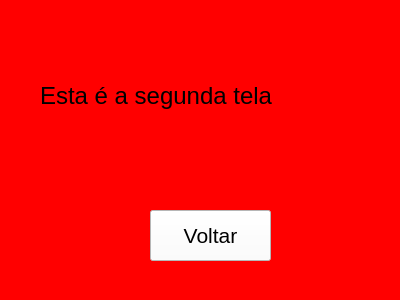
<?xml version="1.0" encoding="UTF-8"?>
<ui version="4.0">
 <class>Form</class>
 <widget class="QWidget" name="Form">
  <property name="geometry">
   <rect>
    <x>0</x>
    <y>0</y>
    <width>400</width>
    <height>300</height>
   </rect>
  </property>
  <property name="windowTitle">
   <string>Form</string>
  </property>
  <property name="styleSheet">
   <string notr="true">background-color: rgb(255, 0, 0);</string>
  </property>
  <widget class="QLabel" name="label">
   <property name="geometry">
    <rect>
     <x>40</x>
     <y>30</y>
     <width>331</width>
     <height>131</height>
    </rect>
   </property>
   <property name="font">
    <font>
     <pointsize>18</pointsize>
    </font>
   </property>
   <property name="text">
    <string>Esta é a segunda tela</string>
   </property>
  </widget>
  <widget class="QPushButton" name="btnVoltar">
   <property name="geometry">
    <rect>
     <x>150</x>
     <y>210</y>
     <width>121</width>
     <height>51</height>
    </rect>
   </property>
   <property name="font">
    <font>
     <pointsize>16</pointsize>
    </font>
   </property>
   <property name="styleSheet">
    <string notr="true">background-color: rgb(255, 255, 255);</string>
   </property>
   <property name="text">
    <string>Voltar</string>
   </property>
  </widget>
 </widget>
 <resources/>
 <connections/>
</ui>
